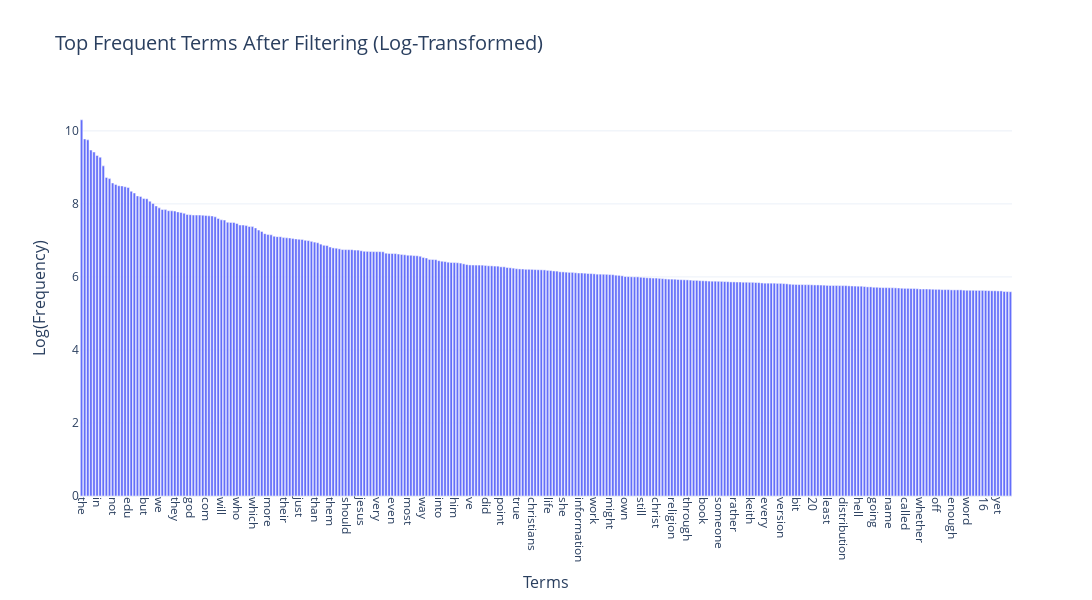

Notebook code cell kept with this figure:
### Markdown cell above
### >>> **Exercise 15 (take home):** 
You can copy the code from the previous exercise and change the 'term_frequencies' variable for the 'term_frequencies_log', comment about the differences that you observe and talk about other possible insights that we can get from a log distribution.

### Code cell
# Answer here
# obserbation: After the log transformation, the differences between each term have been reduced.
term_frequencies = np.sum(X_counts.toarray(), axis=0)
term_frequencies_log = np.log1p(term_frequencies)  # Use log1p to handle zero frequencies safely

top_n = 300
sorted_indices = np.argsort(term_frequencies)[::-1]
top_indices = sorted_indices[:top_n]

X_counts_reduced = X_counts[:, top_indices]

top_terms = count_vect.get_feature_names_out()[top_indices]

term_data = pd.DataFrame({
    'Term': top_terms,  # The most frequent terms after filtering
    'Frequency': term_frequencies_log[top_indices]  # Log-transformed frequencies
})

fig = px.bar(term_data, 
             x='Term', 
             y='Frequency', 
             title='Top Frequent Terms After Filtering (Log-Transformed)',
             labels={'Term': 'Terms', 'Frequency': 'Log(Frequency)'},
             template='plotly_white')

fig.update_layout(
    xaxis=dict(tickangle=90),
    height=600,
    width=1200, 
    title_font_size=20,
    xaxis_title_font_size=16,
    yaxis_title_font_size=16
)

fig.show()

### Figure 1 — Plotly figure (JSON) as saved in the notebook; plotly's stock layout.template omitted (floating-point values rounded to 4 significant figures; data arrays with more than 128 entries replaced by an {"elided": "..."} marker saying what was removed)
{"data": [{"hovertemplate": "Terms=%{x}<br>Log(Frequency)=%{y}<extra></extra>", "legendgroup": "", "marker": {"color": "#636efa", "pattern": {"shape": ""}}, "name": "", "orientation": "v", "showlegend": false, "textposition": "auto", "type": "bar", "x": {"elided": "300 str values"}, "xaxis": "x", "y": {"elided": "300 float values"}, "yaxis": "y"}], "layout": {"barmode": "relative", "height": 600, "legend": {"tracegroupgap": 0}, "title": {"font": {"size": 20}, "text": "Top Frequent Terms After Filtering (Log-Transformed)"}, "width": 1200, "xaxis": {"anchor": "y", "domain": [0, 1], "tickangle": 90, "title": {"font": {"size": 16}, "text": "Terms"}}, "yaxis": {"anchor": "x", "domain": [0, 1], "title": {"font": {"size": 16}, "text": "Log(Frequency)"}}}}
